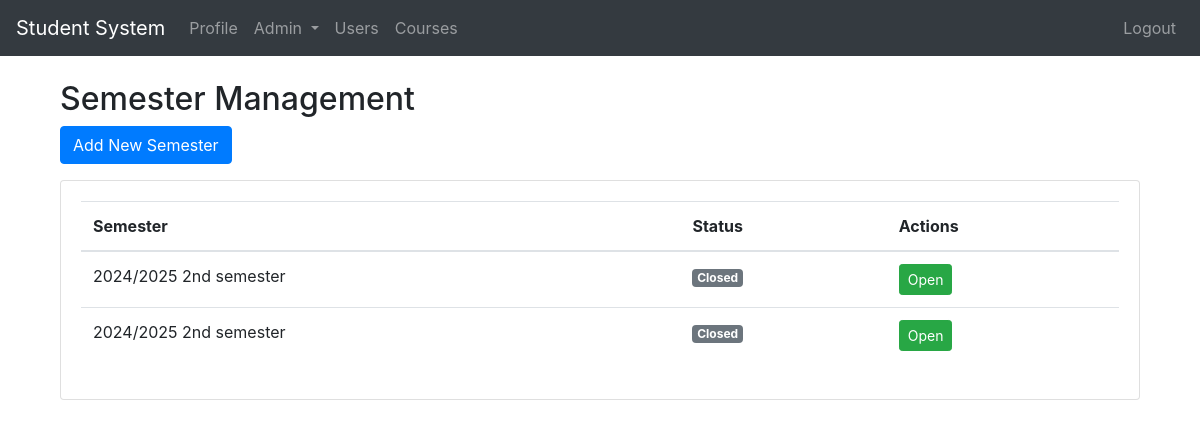
The app's page /manage-semesters (signed in), older data.
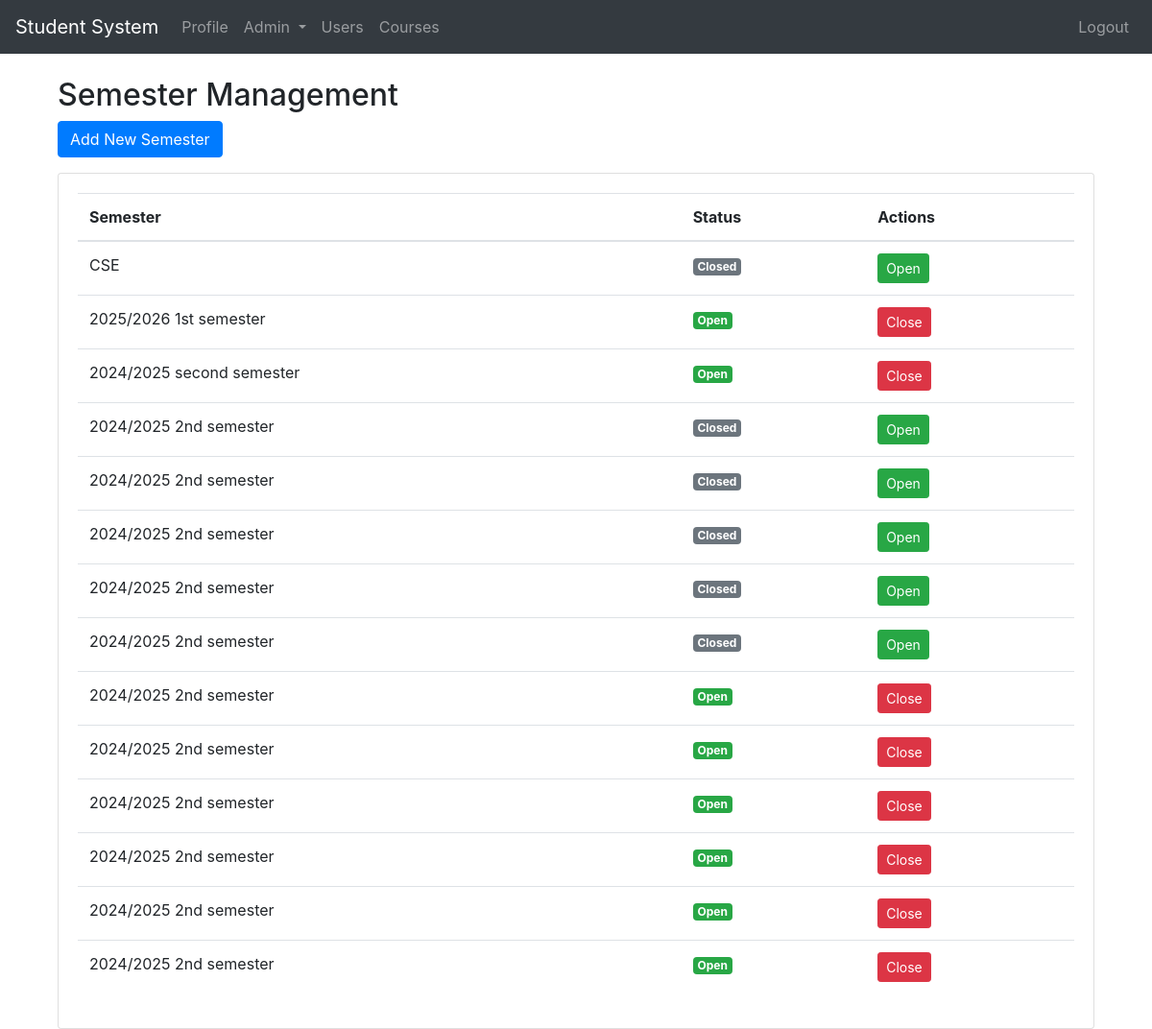
The same page, newer data.
### app.py (models this page shows)
class Semester(db.Model):           ### NEW
    __tablename__ = 'semesters'
    id        = db.Column(db.Integer, primary_key=True)
    name      = db.Column(db.String(20), nullable=False)  # e.g. "2024/2025 I"
    is_open   = db.Column(db.Boolean, default=False)

### app.py (the view)
@app.route('/manage-semesters')
@roles_required('admin', 'registrar')
def manage_semesters():
    semesters = Semester.query.order_by(Semester.name.desc()).all()
    return render_template('manage_semesters.html', semesters=semesters)

### app.py (called while the page is built)
def roles_required(*required_roles):
    def decorator(f):
        @wraps(f)
        def wrapped(*args, **kwargs):
            if session.get('role') not in required_roles:
                flash('Access denied. Insufficient privileges', 'danger')
                return redirect(url_for('login'))
            return f(*args, **kwargs)
        return wrapped
    return decorator

### templates/manage_semesters.html (shortened to what this page needs)
{% extends "base.html" %}
{% block content %}
<div class="container mt-4">
    <h2>Semester Management</h2>
    <a href="{{ url_for('add_semester') }}" class="btn btn-primary mb-3">
        Add New Semester
    </a>
    <div class="card">
        <div class="card-body">
            <table class="table table-hover">
                <thead>
                    <tr>
                        <th>Semester</th>
                        <th>Status</th>
                        <th>Actions</th>
                    </tr>
                </thead>
                <tbody>
                    {% for sem in semesters %}
                    <tr>
                        <td>{{ sem.name }}</td>
                        <td>
                            <span class="badge badge-{{ 'success' if sem.is_open else 'secondary' }}">
                                {{ 'Open' if sem.is_open else 'Closed' }}
                            </span>
                        </td>
                        <td>
                            <form method="POST" action="{{ url_for('toggle_semester', sem_id=sem.id) }}">
                                <button type="submit" class="btn btn-sm btn-{{ 'danger' if sem.is_open else 'success' }}">
                                    {{ 'Close' if sem.is_open else 'Open' }}
                                </button>
                            </form>
                        </td>
                    </tr>
                    {% endfor %}
                </tbody>
            </table>
        </div>
    </div>
</div>
{% endblock %}

### templates/base.html (shortened to what this page needs)
<!DOCTYPE html>
<html>
<head>
    <link rel="stylesheet" href="https://stackpath.bootstrapcdn.com/bootstrap/4.3.1/css/bootstrap.min.css">
</head>
<body>
    <nav class="navbar navbar-expand-lg navbar-dark bg-dark">
        <a class="navbar-brand" href="/">Student System</a>
        <div class="collapse navbar-collapse" id="navbarNav">
            <div class="navbar-nav mr-auto">
                {% if session.role %}
                    <a class="nav-item nav-link" href="{{ url_for('profile') }}">Profile</a>
                    {% if session.role == 'student' %}
                        <a class="nav-item nav-link" href="{{ url_for('predict_form') }}">Prediction</a>
                        <a class="nav-item nav-link" href="{{ url_for('view_attendance') }}">Attendance</a>
                    {% elif session.role == 'teacher' %}
                        <a class="nav-item nav-link" href="{{ url_for('list_assessment_forms') }}">Assessment Forms</a>
                        <a class="nav-item nav-link" href="{{ url_for('upload_attendance') }}">Upload Attendance</a>
                    {% elif session.role == 'registrar' %}
                        <a class="nav-item nav-link" href="{{ url_for('dashboard_registrar') }}">Semesters</a>
                        <a class="nav-item nav-link" href="{{ url_for('add_user') }}">Add Users</a>
                    {% elif session.role == 'admin' %}
                        <li class="nav-item dropdown">
                            <a class="nav-link dropdown-toggle" href="#" id="adminDropdown" role="button"
                               data-toggle="dropdown" aria-haspopup="true" aria-expanded="false">
                                Admin
                            </a>
                        </li>
                        <a class="nav-item nav-link" href="{{ url_for('user_management') }}">Users</a>
                        <a class="nav-item nav-link" href="{{ url_for('manage_courses') }}">Courses</a>
                    {% endif %}
                {% endif %}
            </div>
            <div class="navbar-nav">
                {% if session.role %}
                    <a class="nav-item nav-link" href="{{ url_for('logout') }}">Logout</a>
                {% else %}
                    <a class="nav-item nav-link" href="{{ url_for('login') }}">Login</a>
                {% endif %}
            </div>
        </div>
    </nav>
    <div class="container mt-4">
        {% block content %}{% endblock %}
    </div>
</body>
</html>

Row changes from the older to the newer data that the page shows:
added Semester: name "CSE", is_open "Closed", is_open "Open"
added Semester: name "2025/2026 1st semester", is_open "Open", is_open "Close"
added Semester: name "2024/2025 second semester", is_open "Open", is_open "Close"
added Semester: name "2024/2025 2nd semester", is_open "Closed", is_open "Open"
added Semester: name "2024/2025 2nd semester", is_open "Closed", is_open "Open"
added Semester: name "2024/2025 2nd semester", is_open "Closed", is_open "Open"
added Semester: name "2024/2025 2nd semester", is_open "Open", is_open "Close"
added Semester: name "2024/2025 2nd semester", is_open "Open", is_open "Close"
added Semester: name "2024/2025 2nd semester", is_open "Open", is_open "Close"
added Semester: name "2024/2025 2nd semester", is_open "Open", is_open "Close"
added Semester: name "2024/2025 2nd semester", is_open "Open", is_open "Close"
added Semester: name "2024/2025 2nd semester", is_open "Open", is_open "Close"
